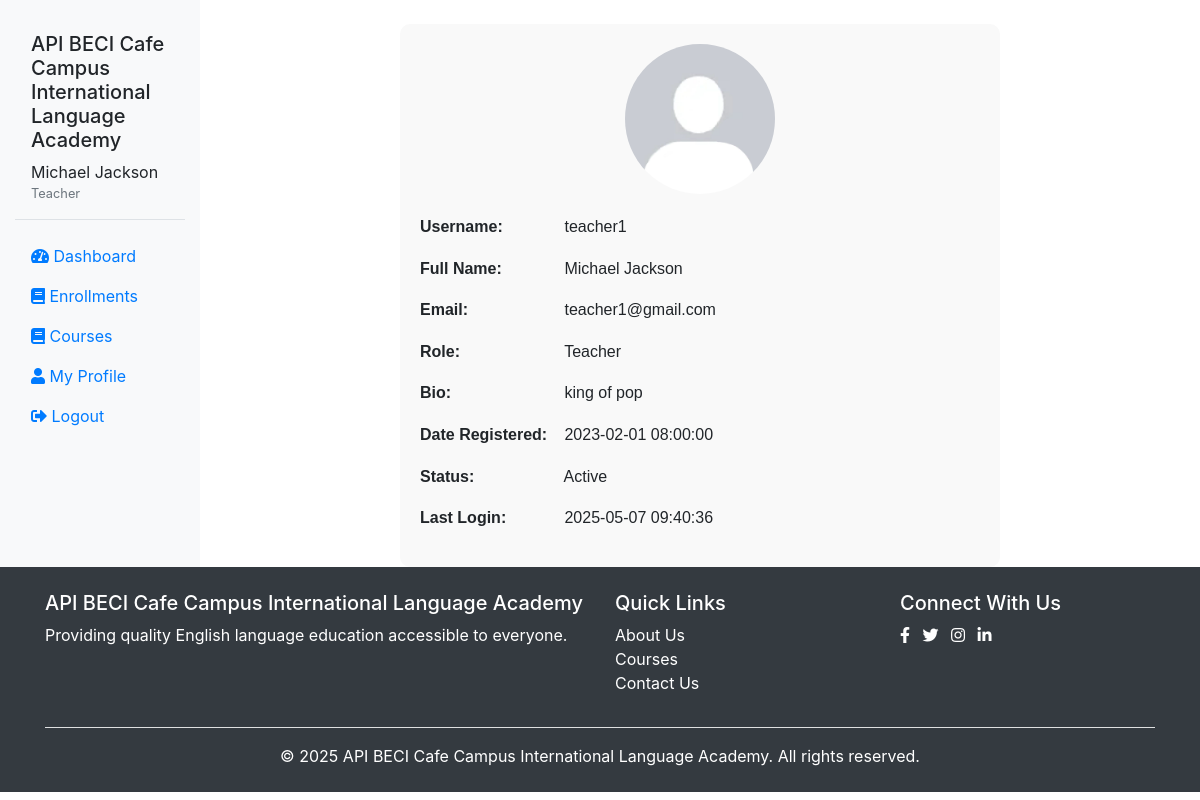
Page /user/profile.php (signed in) on the earlier database version.
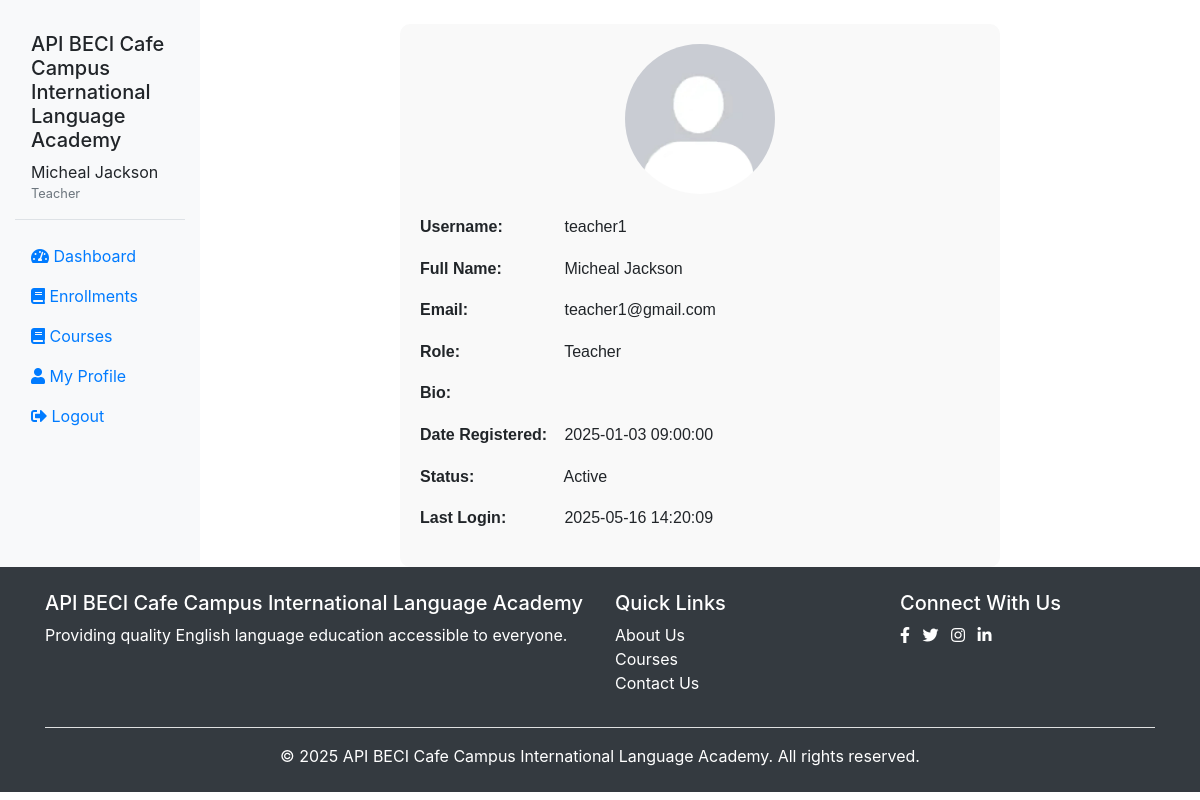
Same page on the later database version.
### tables this page shows
CREATE TABLE `users` (
  `user_id` int(11) NOT NULL,
  `username` varchar(50) NOT NULL,
  `password` varchar(255) NOT NULL,
  `email` varchar(100) NOT NULL,
  `first_name` varchar(50) NOT NULL,
  `last_name` varchar(50) NOT NULL,
  `role` enum('admin','teacher','student','librarian') NOT NULL,
  `profile_picture` varchar(255) DEFAULT NULL,
  `bio` text DEFAULT NULL,
  `date_registered` datetime DEFAULT current_timestamp(),
  `last_login` datetime DEFAULT NULL,
  `status` enum('active','inactive','suspended') DEFAULT 'active',
  `reset_token` varchar(255) DEFAULT NULL,
  `reset_expires` datetime DEFAULT NULL
);

### includes/auth.php (called while the page is built, shortened)
<?php
require_once 'db.php';
class Auth {
    public static function isLoggedIn() {
        return isset($_SESSION['user_id']);
    }
    public static function getCurrentUser() {
        $sql = "SELECT * FROM users WHERE user_id = :user_id";
        $user = db()->fetch($sql, ['user_id' => $_SESSION['user_id']]);
        if ($user) {
            unset($user['password']);
        }
        return $user;
    }
}

### includes/db.php (called while the page is built, shortened)
<?php
class Database {
    private $conn;
    private static $instance = null;
    private function __construct() {
        try {
            $this->conn = new PDO(
                "mysql:host=" . DB_HOST . ";dbname=" . DB_NAME . ";charset=utf8",
                DB_USER,
                DB_PASS,
                [
                    PDO::ATTR_ERRMODE => PDO::ERRMODE_EXCEPTION,
                    PDO::ATTR_DEFAULT_FETCH_MODE => PDO::FETCH_ASSOC,
                    PDO::ATTR_EMULATE_PREPARES => true
                ]
            );
        } catch (PDOException $e) {
            if (DEBUG_MODE) {
                die("Database Connection Error: " . $e->getMessage());
            } else {
                die("Database connection failed. Please try again later.");
            }
        }
    }
    public static function getInstance() {
        if (self::$instance === null) {
            self::$instance = new self();
        }
        return self::$instance;
    }
    public function query($sql, $params = []) {
        try {
            $stmt = $this->conn->prepare($sql);
            $stmt->execute($params);
            return $stmt;
        } catch (PDOException $e) {
            if (DEBUG_MODE) {
                die("Query Error: " . $e->getMessage() . " in query: " . $sql);
            } else {
                die("An error occurred while processing your request.");
            }
        }
    }
    public function fetch($sql, $params = []) {
        $stmt = $this->query($sql, $params);
        return $stmt->fetch();
    }
}
function db() {
    return Database::getInstance();
}

### user/profile.php (the view, shortened to what this page needs)
<?php
require_once '../includes/db.php';
require_once '../includes/auth.php';
$user = Auth::getCurrentUser();
?>
<!DOCTYPE html>
<html>
<head>
    <link rel="stylesheet" href="https://stackpath.bootstrapcdn.com/bootstrap/4.5.2/css/bootstrap.min.css">
    <link rel="stylesheet" href="https://cdnjs.cloudflare.com/ajax/libs/font-awesome/5.15.1/css/all.min.css">
    <link rel="stylesheet" href="../public/assets/style.css">
</head>
<body>
<div class="container-fluid">
    <div class="row">
        <?php include '../includes/sidebar.php'; ?>
        <main class="col-md-9 ms-sm-auto col-lg-10 px-md-4">
            <div class="profile-container mt-4">
                <?php if (!empty($user['profile_picture'])): ?>
                <img src="<?= htmlspecialchars($user['profile_picture']) ?>" alt="Profile Picture" class="profile-picture">
                <?php else: ?>
                <img src="../public/images/default-profile.jpg" alt="Default Profile" class="profile-picture">
                <?php endif; ?>
                <div class="profile-info">
                    <p><strong>Username:</strong> <?= htmlspecialchars($user['username']) ?></p>
                    <p><strong>Full Name:</strong> <?= htmlspecialchars($user['first_name'] . ' ' . $user['last_name']) ?></p>
                    <p><strong>Email:</strong> <?= htmlspecialchars($user['email']) ?></p>
                    <p><strong>Role:</strong> <?= ucfirst(htmlspecialchars($user['role'])) ?></p>
                    <p><strong>Bio:</strong> <?= nl2br(htmlspecialchars($user['bio'] ?? '')) ?></p>
                    <p><strong>Date Registered:</strong> <?= htmlspecialchars($user['date_registered']) ?></p>
                    <p><strong>Status:</strong> <?= ucfirst(htmlspecialchars($user['status'])) ?></p>
                    <p><strong>Last Login:</strong> <?= htmlspecialchars($user['last_login']) ?? 'Never' ?></p>
                </div>
            </div>
        </main>
    </div>
</div>
    <?php include '../includes/footer.php'; ?>
</body>
</html>

### includes/sidebar.php (shortened to what this page needs)
<?php
$user = Auth::getCurrentUser();
$currentPage = basename($_SERVER['PHP_SELF']);
?>
<nav id="sidebar" class="col-md-3 col-lg-2 d-md-block bg-light sidebar collapse">
    <div class="position-sticky pt-3">
        <div class="sidebar-header p-3 mb-3 border-bottom">
            <h5><?php echo APP_NAME; ?></h5>
            <div class="user-info">
                <div>
                    <?php echo $user['first_name'] . ' ' . $user['last_name']; ?>
                    <small class="d-block text-muted"><?php echo ucfirst($user['role']); ?></small>
                </div>
            </div>
        </div>
        <ul class="nav flex-column">
            <?php if ($user['role'] == 'admin'): ?>
                <li class="nav-item">
                    <a class="nav-link <?php echo $currentPage == 'index.php' ? 'active' : ''; ?>" href="../admin/index.php">
                        <i class="fas fa-tachometer-alt"></i> Dashboard
                    </a>
                </li>
                <li class="nav-item">
                    <a class="nav-link <?php echo $currentPage == 'users.php' && strpos($_SERVER['REQUEST_URI'], 'users') !== false ? 'active' : ''; ?>" href="../admin/users.php">
                        <i class="fas fa-users"></i> Users
                    </a>
                </li>
                <li class="nav-item">
                    <a class="nav-link <?php echo $currentPage == 'courses.php' && strpos($_SERVER['REQUEST_URI'], 'courses') !== false ? 'active' : ''; ?>" href="../admin/courses.php">
                        <i class="fas fa-book"></i> Courses
                    </a>
                </li>
            <?php elseif ($user['role'] == 'teacher'): ?>
                <li class="nav-item">
                    <a class="nav-link <?php echo $currentPage == 'index.php' ? 'active' : ''; ?>" href="../teacher/index.php">
                        <i class="fas fa-tachometer-alt"></i> Dashboard
                    </a>
                <li class="nav-item">
                    <a class="nav-link <?php echo $currentPage == 'enrollments.php' ? 'active' : ''; ?>" href="../teacher/enrollments.php">
                        <i class="fas fa-book"></i> Enrollments
                    </a>
                </li>
                <li class="nav-item">
                    <a class="nav-link <?php echo $currentPage == 'courses.php' ? 'active' : ''; ?>" href="../teacher/courses.php">
                        <i class="fas fa-book"></i> Courses
                    </a>
                </li>
            <?php endif; ?>
            <li class="nav-item">
                <a class="nav-link" href="../user/profile.php">
                    <i class="fas fa-user"></i> My Profile
                </a>
            </li>
            <li class="nav-item">
                <a class="nav-link" href="../user/logout.php">
                    <i class="fas fa-sign-out-alt"></i> Logout
                </a>
            </li>
        </ul>
    </div>
</nav>

### includes/footer.php (shortened to what this page needs)
    <footer class="bg-dark text-white py-4">
        <div class="container">
            <div class="row">
                <div class="col-md-6">
                    <h5><?php echo APP_NAME; ?></h5>
                    <p>Providing quality English language education accessible to everyone.</p>
                </div>
                <div class="col-md-3">
                    <h5>Quick Links</h5>
                    <ul class="list-unstyled">
                        <li><a href="about.php" class="text-white">About Us</a></li>
                        <li><a href="courses.php" class="text-white">Courses</a></li>
                        <li><a href="contact.php" class="text-white">Contact Us</a></li>
                    </ul>
                </div>
                <div class="col-md-3">
                    <h5>Connect With Us</h5>
                    <div class="social-links">
                        <a href="#" class="text-white mr-2"><i class="fab fa-facebook-f"></i></a>
                        <a href="#" class="text-white mr-2"><i class="fab fa-twitter"></i></a>
                        <a href="#" class="text-white mr-2"><i class="fab fa-instagram"></i></a>
                        <a href="#" class="text-white"><i class="fab fa-linkedin-in"></i></a>
                    </div>
                </div>
            </div>
            <hr class="bg-light">
            <div class="text-center">
                <p class="mb-0">&copy; <?php echo date('Y'); ?> <?php echo APP_NAME; ?>. All rights reserved.</p>
            </div>
        </div>
    </footer>
</body>
</html>

### public/assets/style.css (style rules this page uses)
.profile-container { padding: 20px; max-width: 600px; margin: auto; background: #f9f9f9; border-radius: 10px; }
.profile-picture { width: 150px; height: 150px; border-radius: 50%; object-fit: cover; display: block; margin: 0 auto 20px; }
.profile-info { font-family: Arial, sans-serif; line-height: 1.6; }
.profile-info strong { display: inline-block; width: 140px; }

Differences in the rows shown:
changed users "Jackson": first_name "Michael" → "Micheal"; first_name+last_name "Michael Jackson" → "Micheal Jackson"; date_registered "2023-02-01 08:00:00" → "2025-01-03 09:00:00"; last_login "2025-05-07 09:40:36" → "2025-05-16 14:20:09"; bio "king of pop" → (not shown)
